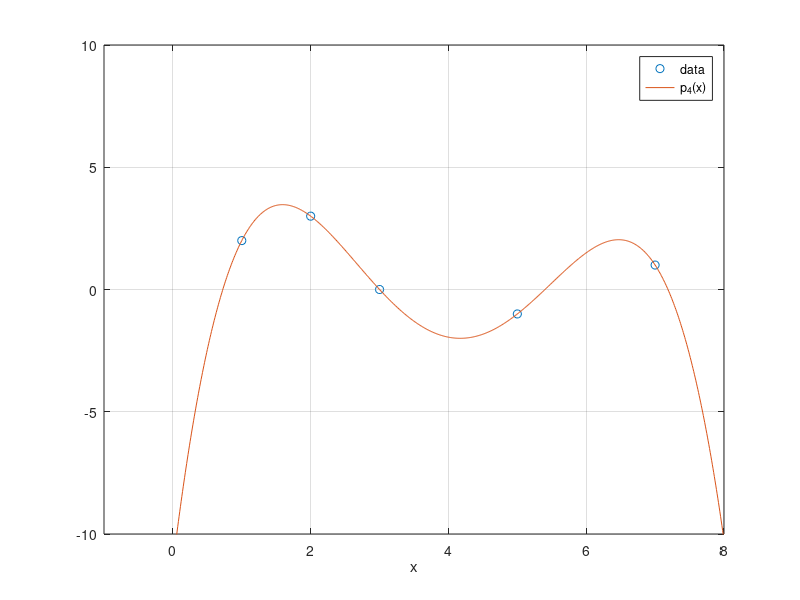
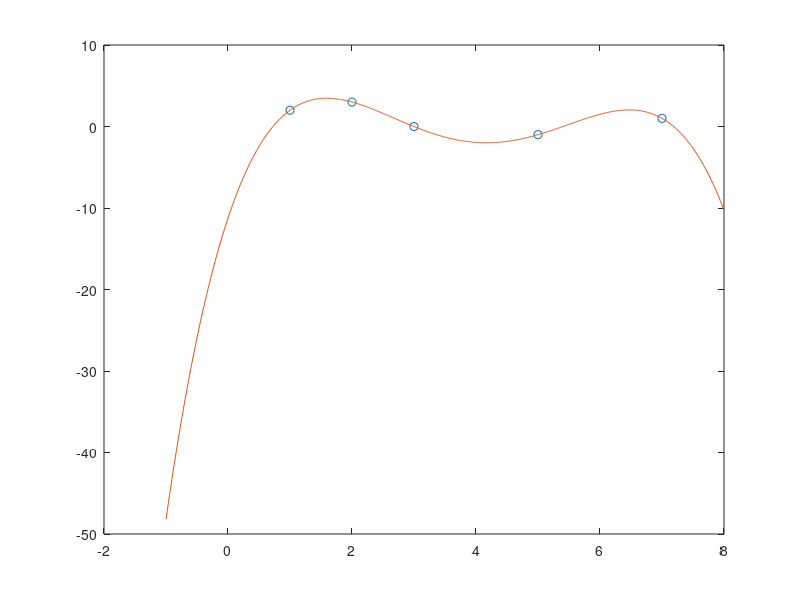

Here is the MATLAB script that generated these plots, in order:
% CLASS3OCT   Example of putting a polynomial through points, done
% both with "hand-assembly" of A and using vander() and polyfit().

% the data
x = [1 2 3 5 7]';
y = [2 3 0 -1 1]';

% the matrix and right-hand side
A = [1.^(0:4); 2.^(0:4); 3.^(0:4); 5.^(0:4); 7.^(0:4)];
% alternative:  A = fliplr(vander(x));
b = y;

% the coefficients of the 4th-degree polynomial
c = A\b;

% plot the data and the polynomial
figure(1)
xf = -1:.01:8;  % need a fine grid for plotting
p = c(1) + c(2)*xf + c(3)*xf.^2 + c(4)*xf.^3 + c(5)*xf.^4;
plot(x,y,'o',xf,p)
axis([-1 8 -10 10]),  grid on,  xlabel x
legend('data','p_4(x)')

% new figure; do it again using built-in polynomial fitting
%   and polynomial evaluation tools
figure(2)
pp = polyfit(x,y,4);
plot(x,y,'o',xf,polyval(pp,xf))
